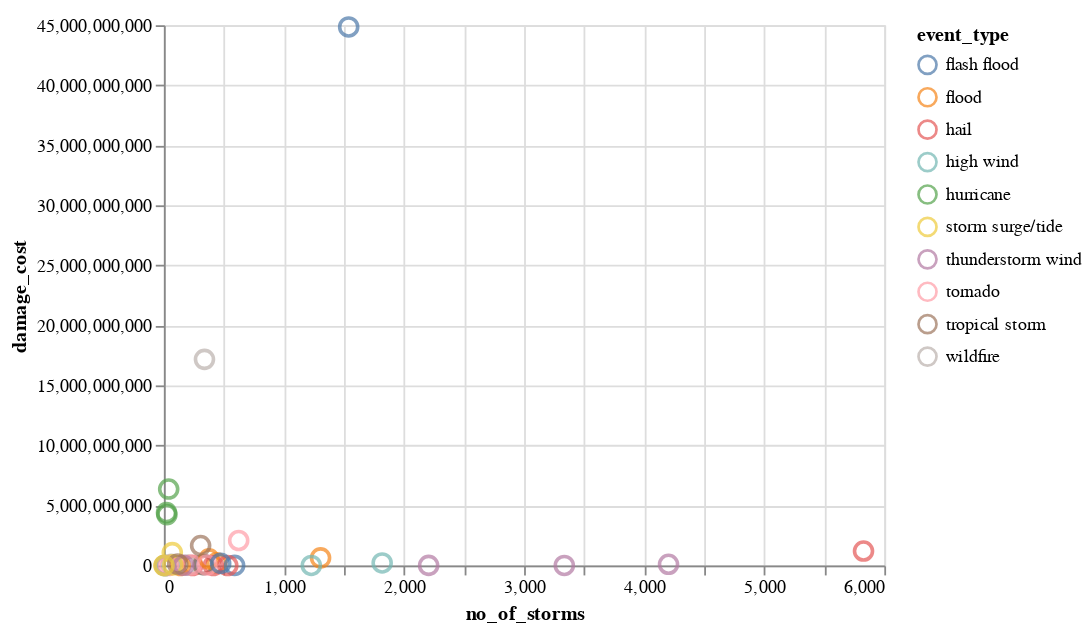

Write notebook code for a chart like this one.
### Code cell
alt.Chart(storm_data_state_subset).mark_point().encode(
    x='no_of_storms:Q',
    y='damage_cost:Q',
    color='event_type:N',    
    tooltip = ['state:N','event_type:N','no_of_storms:Q','damage_cost:Q']
).configure_point(
    size=100
)

### Figure 1 — Vega-Lite specification as saved in the notebook (floating-point values rounded to 4 significant figures)
{"config": {"view": {"continuousWidth": 400, "continuousHeight": 300}, "point": {"size": 100}}, "data": {"name": "data-8b33048bff95e771b3f0b546fa974072"}, "mark": "point", "encoding": {"color": {"field": "event_type", "type": "nominal"}, "tooltip": [{"field": "state", "type": "nominal"}, {"field": "event_type", "type": "nominal"}, {"field": "no_of_storms", "type": "quantitative"}, {"field": "damage_cost", "type": "quantitative"}], "x": {"field": "no_of_storms", "type": "quantitative"}, "y": {"field": "damage_cost", "type": "quantitative"}}, "$schema": "https://vega.github.io/schema/vega-lite/v4.17.0.json", "datasets": {"data-8b33048bff95e771b3f0b546fa974072": [{"state": "California", "event_type": "hail", "no_of_storms": 240, "damage_property": 20420000.0, "damage_crops": 1296000.0, "damage_cost": 1695000.0, "state_fips_code": "06", "state_latitude": 37.16, "state_longitude": -119.5}, {"state": "Texas", "event_type": "flood", "no_of_storms": 440, "damage_property": 220100000.0, "damage_crops": 21000.0, "damage_cost": 220200000.0, "state_fips_code": "48", "state_latitude": 31.43, "state_longitude": -99.28}, {"state": "Florida", "event_type": "high wind", "no_of_storms": 14, "damage_property": 144000.0, "damage_crops": 0.0, "damage_cost": 144000.0, "state_fips_code": "12", "state_latitude": 28.46, "state_longitude": -82.41}, {"state": "Georgia", "event_type": "storm surge/tide", "no_of_storms": 4, "damage_property": 13870000.0, "damage_crops": 0.0, "damage_cost": 13870000.0, "state_fips_code": "13", "state_latitude": 32.63, "state_longitude": -83.42}, {"state": "Texas", "event_type": "wildfire", "no_of_storms": 199, "damage_property": 31070000.0, "damage_crops": 0.0, "damage_cost": 30900000.0, "state_fips_code": "48", "state_latitude": 31.43, "state_longitude": -99.28}, {"state": "Texas", "event_type": "flash flood", "no_of_storms": 1539, "damage_property": 44750000000.0, "damage_crops": 101000000.0, "damage_cost": 44850000000.0, "state_fips_code": "48", "state_latitude": 31.43, "state_longitude": -99.28}, {"state": "Florida", "event_type": "flash flood", "no_of_storms": 334, "damage_property": 79900000.0, "damage_crops": 0.0, "damage_cost": 79900000.0, "state_fips_code": "12", "state_latitude": 28.46, "state_longitude": -82.41}, {"state": "Georgia", "event_type": "tropical storm", "no_of_storms": 326, "damage_property": 80700000.0, "damage_crops": 20000000.0, "damage_cost": 72180000.0, "state_fips_code": "13", "state_latitude": 32.63, "state_longitude": -83.42}, {"state": "Florida", "event_type": "thunderstorm wind", "no_of_storms": 2205, "damage_property": 10510000.0, "damage_crops": 25000.0, "damage_cost": 10430000.0, "state_fips_code": "12", "state_latitude": 28.46, "state_longitude": -82.41}, {"state": "Florida", "event_type": "hail", "no_of_storms": 412, "damage_property": 8500.0, "damage_crops": 0.0, "damage_cost": 8500.0, "state_fips_code": "12", "state_latitude": 28.46, "state_longitude": -82.41}, {"state": "California", "event_type": "flood", "no_of_storms": 1305, "damage_property": 636300000.0, "damage_crops": 4000.0, "damage_cost": 636300000.0, "state_fips_code": "06", "state_latitude": 37.16, "state_longitude": -119.5}, {"state": "Florida", "event_type": "tornado", "no_of_storms": 229, "damage_property": 46730000.0, "damage_crops": 12000.0, "damage_cost": 46470000.0, "state_fips_code": "12", "state_latitude": 28.46, "state_longitude": -82.41}, {"state": "Texas", "event_type": "hurricane", "no_of_storms": 25, "damage_property": 5894000000.0, "damage_crops": 99700000.0, "damage_cost": 4242000000.0, "state_fips_code": "48", "state_latitude": 31.43, "state_longitude": -99.28}, {"state": "Georgia", "event_type": "high wind", "no_of_storms": 13, "damage_property": 60000.0, "damage_crops": 0.0, "damage_cost": 60000.0, "state_fips_code": "13", "state_latitude": 32.63, "state_longitude": -83.42}, {"state": "Florida", "event_type": "flood", "no_of_storms": 376, "damage_property": 554300000.0, "damage_crops": 0.0, "damage_cost": 554300000.0, "state_fips_code": "12", "state_latitude": 28.46, "state_longitude": -82.41}, {"state": "Texas", "event_type": "tornado", "no_of_storms": 623, "damage_property": 2090000000.0, "damage_crops": 530200.0, "damage_cost": 2083000000.0, "state_fips_code": "48", "state_latitude": 31.43, "state_longitude": -99.28}, {"state": "Georgia", "event_type": "flash flood", "no_of_storms": 589, "damage_property": 10660000.0, "damage_crops": 1000.0, "damage_cost": 10660000.0, "state_fips_code": "13", "state_latitude": 32.63, "state_longitude": -83.42}, {"state": "Florida", "event_type": "storm surge/tide", "no_of_storms": 70, "damage_property": 1071000000.0, "damage_crops": 0.0, "damage_cost": 1071000000.0, "state_fips_code": "12", "state_latitude": 28.46, "state_longitude": -82.41}, {"state": "Georgia", "event_type": "thunderstorm wind", "no_of_storms": 3335, "damage_property": 42320000.0, "damage_crops": 1340.0, "damage_cost": 5784000.0, "state_fips_code": "13", "state_latitude": 32.63, "state_longitude": -83.42}, {"state": "Florida", "event_type": "hurricane", "no_of_storms": 40, "damage_property": 4792000000.0, "damage_crops": 1902000000.0, "damage_cost": 6370000000.0, "state_fips_code": "12", "state_latitude": 28.46, "state_longitude": -82.41}, {"state": "Texas", "event_type": "hail", "no_of_storms": 5827, "damage_property": 1407000000.0, "damage_crops": 34960000.0, "damage_cost": 1207000000.0, "state_fips_code": "48", "state_latitude": 31.43, "state_longitude": -99.28}, {"state": "Georgia", "event_type": "flood", "no_of_storms": 137, "damage_property": 490200.0, "damage_crops": 5110.0, "damage_cost": 495300.0, "state_fips_code": "13", "state_latitude": 32.63, "state_longitude": -83.42}, {"state": "Florida", "event_type": "wildfire", "no_of_storms": 61, "damage_property": 109500000.0, "damage_crops": 0.0, "damage_cost": 105400000.0, "state_fips_code": "12", "state_latitude": 28.46, "state_longitude": -82.41}, {"state": "Florida", "event_type": "tropical storm", "no_of_storms": 306, "damage_property": 1897000000.0, "damage_crops": 323100000.0, "damage_cost": 1665000000.0, "state_fips_code": "12", "state_latitude": 28.46, "state_longitude": -82.41}, {"state": "Texas", "event_type": "thunderstorm wind", "no_of_storms": 4203, "damage_property": 121300000.0, "damage_crops": 2591000.0, "damage_cost": 103400000.0, "state_fips_code": "48", "state_latitude": 31.43, "state_longitude": -99.28}, {"state": "Georgia", "event_type": "hurricane", "no_of_storms": 22, "damage_property": 1516000000.0, "damage_crops": 2888000000.0, "damage_cost": 4404000000.0, "state_fips_code": "13", "state_latitude": 32.63, "state_longitude": -83.42}, {"state": "Georgia", "event_type": "hail", "no_of_storms": 532, "damage_property": 43570000.0, "damage_crops": 800.0, "damage_cost": 11600.0, "state_fips_code": "13", "state_latitude": 32.63, "state_longitude": -83.42}, {"state": "Georgia", "event_type": "tornado", "no_of_storms": 358, "damage_property": 372000000.0, "damage_crops": 7555000.0, "damage_cost": 39380000.0, "state_fips_code": "13", "state_latitude": 32.63, "state_longitude": -83.42}, {"state": "California", "event_type": "tornado", "no_of_storms": 36, "damage_property": 563100.0, "damage_crops": 20000.0, "damage_cost": 583100.0, "state_fips_code": "06", "state_latitude": 37.16, "state_longitude": -119.5}, {"state": "California", "event_type": "wildfire", "no_of_storms": 338, "damage_property": 18760000000.0, "damage_crops": 10000.0, "damage_cost": 17170000000.0, "state_fips_code": "06", "state_latitude": 37.16, "state_longitude": -119.5}, {"state": "Texas", "event_type": "high wind", "no_of_storms": 1228, "damage_property": 4762000.0, "damage_crops": 0.0, "damage_cost": 4762000.0, "state_fips_code": "48", "state_latitude": 31.43, "state_longitude": -99.28}, {"state": "California", "event_type": "flash flood", "no_of_storms": 473, "damage_property": 177000000.0, "damage_crops": 35000.0, "damage_cost": 177000000.0, "state_fips_code": "06", "state_latitude": 37.16, "state_longitude": -119.5}, {"state": "Texas", "event_type": "storm surge/tide", "no_of_storms": 75, "damage_property": 585100000.0, "damage_crops": 0.0, "damage_cost": 53150000.0, "state_fips_code": "48", "state_latitude": 31.43, "state_longitude": -99.28}, {"state": "Georgia", "event_type": "wildfire", "no_of_storms": 5, "damage_property": 0.0, "damage_crops": 0.0, "damage_cost": 0.0, "state_fips_code": "13", "state_latitude": 32.63, "state_longitude": -83.42}, {"state": "California", "event_type": "high wind", "no_of_storms": 1818, "damage_property": 213200000.0, "damage_crops": 120000.0, "damage_cost": 212100000.0, "state_fips_code": "06", "state_latitude": 37.16, "state_longitude": -119.5}, {"state": "California", "event_type": "thunderstorm wind", "no_of_storms": 165, "damage_property": 18060000.0, "damage_crops": 2545000.0, "damage_cost": 16860000.0, "state_fips_code": "06", "state_latitude": 37.16, "state_longitude": -119.5}, {"state": "Texas", "event_type": "tropical storm", "no_of_storms": 115, "damage_property": 2936000000.0, "damage_crops": 55100000.0, "damage_cost": 125200000.0, "state_fips_code": "48", "state_latitude": 31.43, "state_longitude": -99.28}, {"state": "California", "event_type": "storm surge/tide", "no_of_storms": 1, "damage_property": 0.0, "damage_crops": 0.0, "damage_cost": 0.0, "state_fips_code": "06", "state_latitude": 37.16, "state_longitude": -119.5}]}}
